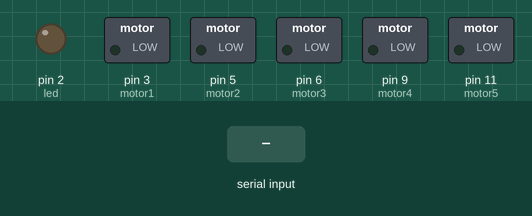
This sketch was run on a simulated Arduino Uno, built with avr-gcc and run on an emulated ATmega328P. Parts: switched loads named in the sketch (green lamp = pin HIGH), output pins drawn as LEDs (lit = HIGH). Inputs (shaded band) come from the test bench. What the sketch prints to the serial monitor is not drawn.

Above: at 1.2 s.
1.3 s: "1" received over Serial
At 2.7 s:
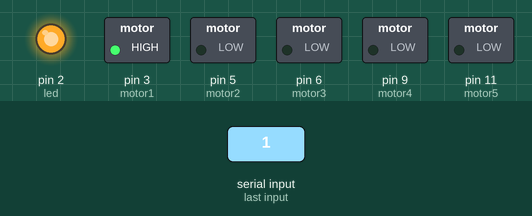
4.3 s: "0" received over Serial
At 5.6 s:
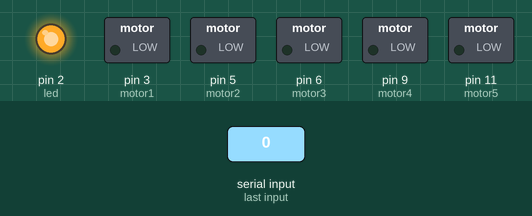
Timing chart, 0 to 7.3 s (numbered marks = the images above; inputs shaded):
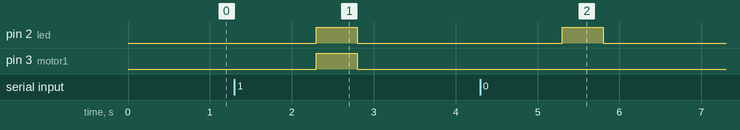

Measured:
- after the input at 1.3 s, pin 2 (led), pin 3 (motor1): LOW → HIGH after 1.0 s, → LOW 0.50 s later
- after the input at 4.3 s, pin 2 (led): LOW → HIGH after 1.0 s, → LOW 0.50 s later

The sketch:

sketch_final_array.ino
```cpp
// Tactile Stimulation Device Firmware

int received;
boolean newData = false;

//These numbers are related to which pin in the Arduino each motor is connected.
//Change the numbers if you connect the motors in different pins.

int led = 2;
int motor1 = 3;
int motor2 = 5;
int motor3 = 6;
int motor4 = 9;
int motor5 = 11;

//This number defines the stimuli duration in milliseconds.
int stimuliDuration = 500;


char fingers[6] = "000000";

void setup() {
    Serial.begin(9600);
    Serial.println("Ho");
    pinMode(motor1, OUTPUT);
    pinMode(motor2, OUTPUT);
    pinMode(motor3, OUTPUT);
    pinMode(motor4, OUTPUT);
    pinMode(motor5, OUTPUT);
    pinMode(led, OUTPUT);
}

void loop() {
    recvArray();
    vibrateMotors();
}

void recvArray() {
    if (Serial.available() > 0) {
        received = Serial.readBytes(fingers, 6);
        newData = true;
    }
}

void vibrateMotors() {
    if (newData == true) {
        newData = false;
        if (fingers[5] == '1') {
          stimuliDuration = 1000;
        } else {
          stimuliDuration = 500;
        }
        digitalWrite(led, HIGH);
        if (fingers[0] == '1') {
            digitalWrite(motor1, HIGH);
        }
        if (fingers[1] == '1') {
            digitalWrite(motor2, HIGH);
        }
        if (fingers[2] == '1') {
            digitalWrite(motor3, HIGH);
        }
        if (fingers[3] == '1') {
            digitalWrite(motor4, HIGH);
        }
        if (fingers[4] == '1') {
            digitalWrite(motor5, HIGH);
        }
        delay(stimuliDuration);
        if (fingers[0] == '1') {
            digitalWrite(motor1,LOW);
        }
        if (fingers[1] == '1') {
            digitalWrite(motor2,LOW);
        }
        if (fingers[2] == '1') {
            digitalWrite(motor3,LOW);
        }
        if (fingers[3] == '1') {
            digitalWrite(motor4,LOW);
        }
        if (fingers[4] == '1') {
            digitalWrite(motor5,LOW);
        }
        digitalWrite(led, LOW);
    }
}
```
